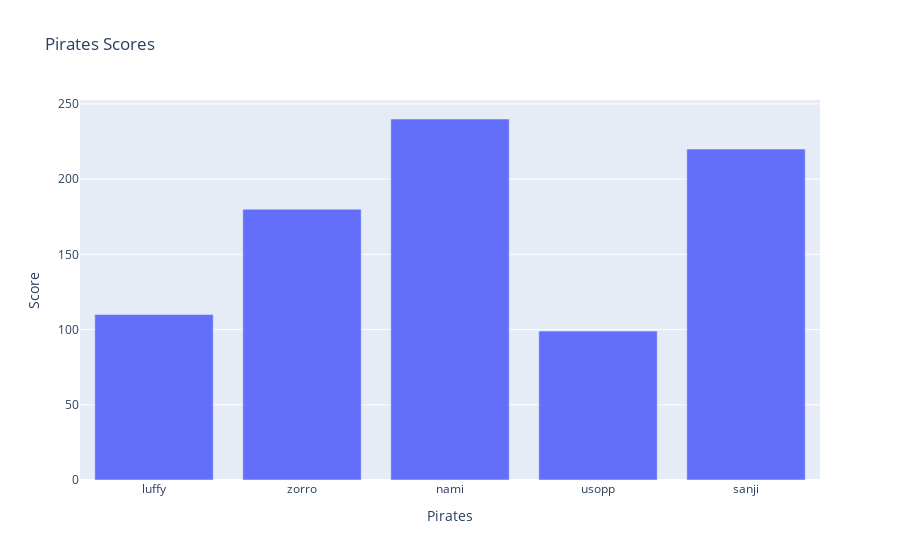

Notebook code for this chart:
### Code cell
graph =go.Figure()

graph.add_trace(go.Bar(x=x1, y=y1))
graph.update_layout(title="Pirates Scores",
                    xaxis_title = "Pirates",
                    yaxis_title = "Score"
                    )

### Figure 1 — Plotly figure (JSON) as saved in the notebook; plotly's stock layout.template omitted (floating-point values rounded to 4 significant figures)
{"data": [{"type": "bar", "x": ["luffy", "zorro", "nami", "usopp", "sanji"], "y": [110, 180, 240, 99, 220]}], "layout": {"title": {"text": "Pirates Scores"}, "xaxis": {"title": {"text": "Pirates"}}, "yaxis": {"title": {"text": "Score"}}}}
